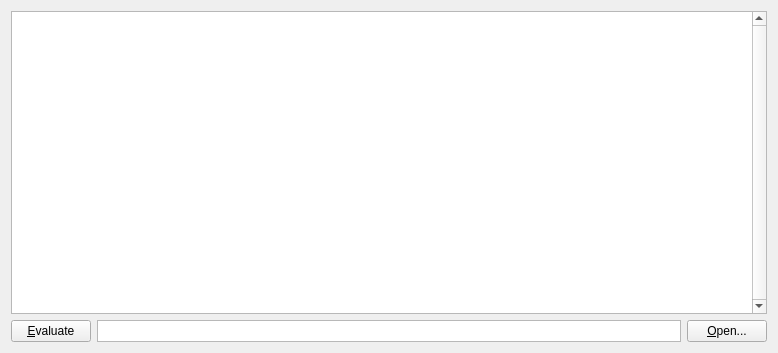
<?xml version="1.0" encoding="UTF-8"?>
<ui version="4.0">
 <class>ScriptDialog</class>
 <widget class="QWidget" name="ScriptDialog">
  <property name="geometry">
   <rect>
    <x>0</x>
    <y>0</y>
    <width>778</width>
    <height>353</height>
   </rect>
  </property>
  <layout class="QGridLayout" name="gridLayout">
   <item row="0" column="0" colspan="3">
    <widget class="QPlainTextEdit" name="inputField">
     <property name="verticalScrollBarPolicy">
      <enum>Qt::ScrollBarAlwaysOn</enum>
     </property>
    </widget>
   </item>
   <item row="1" column="0">
    <widget class="QPushButton" name="btnEvaluate">
     <property name="text">
      <string>&amp;Evaluate</string>
     </property>
    </widget>
   </item>
   <item row="1" column="1">
    <widget class="QPlainTextEdit" name="answerField">
     <property name="sizePolicy">
      <sizepolicy hsizetype="Expanding" vsizetype="Ignored">
       <horstretch>0</horstretch>
       <verstretch>0</verstretch>
      </sizepolicy>
     </property>
     <property name="verticalScrollBarPolicy">
      <enum>Qt::ScrollBarAlwaysOff</enum>
     </property>
     <property name="horizontalScrollBarPolicy">
      <enum>Qt::ScrollBarAlwaysOff</enum>
     </property>
     <property name="readOnly">
      <bool>true</bool>
     </property>
    </widget>
   </item>
   <item row="1" column="2">
    <widget class="QPushButton" name="btnOpenFile">
     <property name="text">
      <string>&amp;Open...</string>
     </property>
    </widget>
   </item>
  </layout>
 </widget>
 <resources/>
 <connections/>
</ui>
